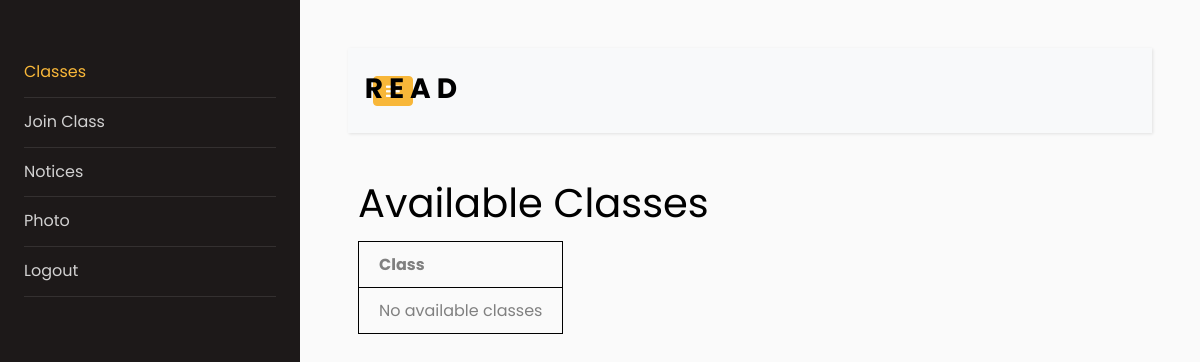
Page /read/student/classes/join/ (signed in) on the earlier database version.
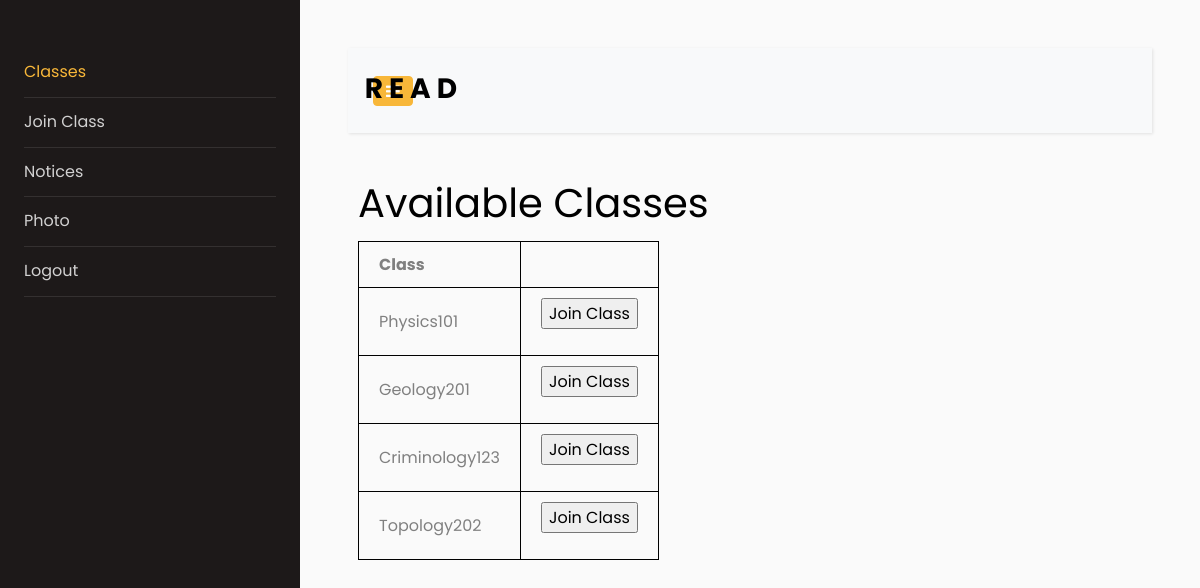
Same page on the later database version.
### read/models.py (models this page shows, shortened)
class Classroom(models.Model):
    name = models.SlugField(max_length = 100, blank=False)
    start_date = models.DateField(blank=False)
    end_date = models.DateField(blank=False)
    teacher = models.ForeignKey(Teacher, on_delete=models.CASCADE, blank=False)

### read/views.py (the view, shortened to what this page needs)
# urls.py: path('student/classes/join/', views.student_join_class_view, name='student_join_class_view'),
@login_required
@user_passes_test(user_is_student)
@user_passes_test(user_not_admin, login_url='/read/admin_redirected')
def student_join_class_view(request):
    student = Student(user = request.user)
    try:
        joined_classes_pks = Enrolled_in.objects.filter(student=student, status=True).values_list('classroom', flat=True)
        joined_classes = Classroom.objects.filter(pk__in=joined_classes_pks)
    except:
        joined_classes = None
    try:
        if(joined_classes is None):
            not_joined_classes = Classroom.objects.all()
        else:
            not_joined_classes = Classroom.objects.exclude(pk__in=joined_classes)
        class_join_status = [0 for x in range(len(not_joined_classes))]
        for idx, _class in enumerate(not_joined_classes):
            try:
                status = Enrolled_in.objects.get(student=student, classroom=_class).status
                try:
                    assert status is False
                except:
                    raise Exception('Status should be false')
                status = 'Pending Approval'
            except:
                status = None
                status = 'Not joined'
            class_join_status[idx] = status
    except:
        not_joined_classes = None
        class_join_status = None
    return render(request, 'read/student/student_join_class.html', {'not_joined_classes' : not_joined_classes, 'class_join_status' : class_join_status})

### read/templatetags/my_index_filter.py (called while the page is built)
@register.filter(name='index')
def index(value, idx):
    return value[idx]

### read/views.py (called while the page is built)
def user_is_student(user):
    return user.is_student

def user_not_admin(user):
    return not user.is_superuser

### read/templates/read/student/student_join_class.html (shortened to what this page needs)
{% extends "./student_base.html" %}
{% block content %}
{% load my_index_filter %}
    <h1>Available Classes</h1>
    <table>
        <th>Class</th>
        {% for class in not_joined_classes %}
        <tr>
            <td>{{ class.name }}</td>
            {% if class_join_status|index:forloop.counter0 == 'Pending Approval' %}
            <td>
                Pending Approval
            </td>
            {% else %}
            <td>
                <form action="{% url 'student_join_class_view' %}" method="post">
                    <input type="submit" name="action" value="Join Class">
                </form>
            </td>
            {% endif %}
        </tr>
        {% empty %}
        <tr>
            <td>No available classes</td>
        </tr>
        {% endfor %}
    </table>
{% endblock %}

Differences in the rows shown:
added Classroom: name "Physics101"
added Classroom: name "Geology201"
added Classroom: name "Criminology123"
added Classroom: name "Topology202"
Other differences:
text no longer shown: "No available classes"
